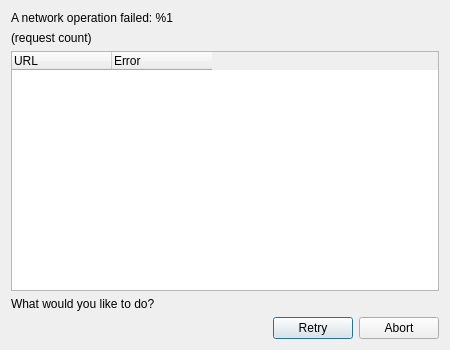
<?xml version="1.0" encoding="UTF-8"?>
<ui version="4.0">
 <class>NetworkJobFailedDialog</class>
 <widget class="QDialog" name="NetworkJobFailedDialog">
  <property name="geometry">
   <rect>
    <x>0</x>
    <y>0</y>
    <width>450</width>
    <height>350</height>
   </rect>
  </property>
  <property name="windowTitle">
   <string>Network error</string>
  </property>
  <property name="windowIcon">
   <iconset theme="QIcon::ThemeIcon::DialogWarning"/>
  </property>
  <layout class="QVBoxLayout" name="verticalLayout">
   <item>
    <widget class="QLabel" name="failLabel">
     <property name="sizePolicy">
      <sizepolicy hsizetype="Preferred" vsizetype="Fixed">
       <horstretch>0</horstretch>
       <verstretch>0</verstretch>
      </sizepolicy>
     </property>
     <property name="text">
      <string>A network operation failed: %1</string>
     </property>
    </widget>
   </item>
   <item>
    <widget class="QLabel" name="requestCountLabel">
     <property name="sizePolicy">
      <sizepolicy hsizetype="Preferred" vsizetype="Fixed">
       <horstretch>0</horstretch>
       <verstretch>0</verstretch>
      </sizepolicy>
     </property>
     <property name="text">
      <string notr="true">(request count)</string>
     </property>
    </widget>
   </item>
   <item>
    <widget class="QTreeWidget" name="detailsTable">
     <property name="editTriggers">
      <set>QAbstractItemView::EditTrigger::NoEditTriggers</set>
     </property>
     <property name="alternatingRowColors">
      <bool>true</bool>
     </property>
     <property name="verticalScrollMode">
      <enum>QAbstractItemView::ScrollMode::ScrollPerPixel</enum>
     </property>
     <property name="indentation">
      <number>0</number>
     </property>
     <attribute name="headerStretchLastSection">
      <bool>false</bool>
     </attribute>
     <column>
      <property name="text">
       <string>URL</string>
      </property>
     </column>
     <column>
      <property name="text">
       <string>Error</string>
      </property>
     </column>
    </widget>
   </item>
   <item>
    <widget class="QLabel" name="userActionLabel">
     <property name="sizePolicy">
      <sizepolicy hsizetype="Preferred" vsizetype="Fixed">
       <horstretch>0</horstretch>
       <verstretch>0</verstretch>
      </sizepolicy>
     </property>
     <property name="text">
      <string>What would you like to do?</string>
     </property>
    </widget>
   </item>
   <item>
    <widget class="QDialogButtonBox" name="dialogButtonBox">
     <property name="standardButtons">
      <set>QDialogButtonBox::StandardButton::Abort|QDialogButtonBox::StandardButton::Retry</set>
     </property>
    </widget>
   </item>
  </layout>
 </widget>
 <resources/>
 <connections/>
</ui>
